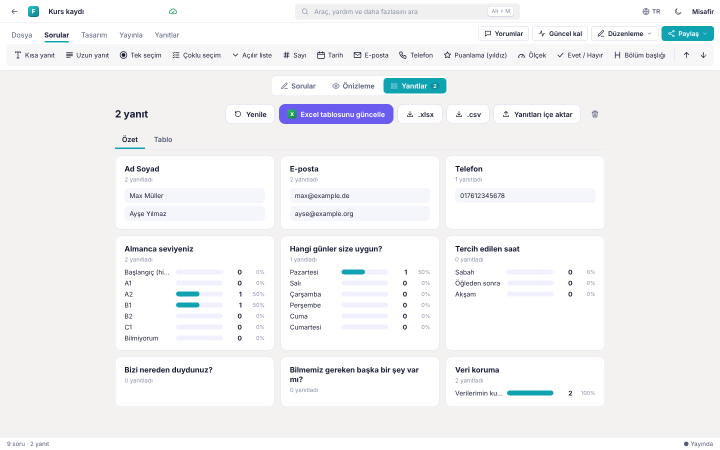
#> input picture form-werkzeug-antworten.png, 1440 x 900 px, given in place of icon-512.png, which was not available (shown at 1/2 size)
$ python icons.py ../.. ../../form-werkzeug.png
#> lines starting #> are read from the running program, lines starting #| are printed output that depends on the picture
"""Launcher icons and splash screens for the Android app from public/assets (Pillow).
   python3 scripts/icons.py <public/assets> <android/app/src/main/res>"""
import glob, os, sys
from PIL import Image
assets, res = sys.argv[1], sys.argv[2]
icon = Image.open(os.path.join(assets, 'icon-512.png')).convert('RGBA')
mask = Image.open(os.path.join(assets, 'icon-maskable-512.png')).convert('RGBA')
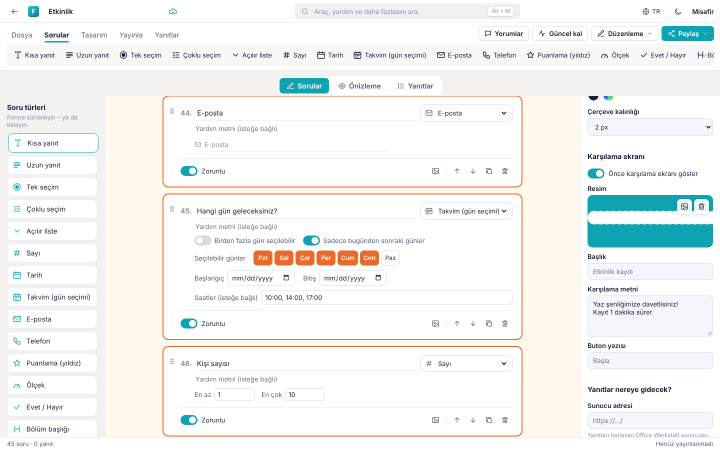
#> input picture form-werkzeug.png, 1440 x 900 px, given in place of icon-maskable-512.png, which was not available (shown at 1/2 size)
for d, n in {'mdpi': 48, 'hdpi': 72, 'xhdpi': 96, 'xxhdpi': 144, 'xxxhdpi': 192}.items():
    p = os.path.join(res, 'mipmap-' + d)
    os.makedirs(p, exist_ok=True)
    icon.resize((n, n), Image.LANCZOS).save(os.path.join(p, 'ic_launcher.png'))
    icon.resize((n, n), Image.LANCZOS).save(os.path.join(p, 'ic_launcher_round.png'))
    f = n * 9 // 4   # adaptive icon layer: 108dp, the maskable icon keeps its content in the safe zone
    mask.resize((f, f), Image.LANCZOS).save(os.path.join(p, 'ic_launcher_foreground.png'))
#> this loop made 5 passes
#> pass 1, `icon.resize((n, n), Image.LANCZOS).save(os.path.join(p, 'ic_launcher.p..`:
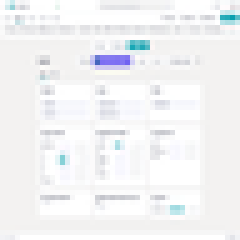
#> saved as ic_launcher.png: PIL image 48x48 RGBA (shown 5 times larger); mean R, G, B, A 242.3, 243.1, 244.5, 255
#> pass 1, `mask.resize((f, f), Image.LANCZOS).save(os.path.join(p, 'ic_launcher_f..`:
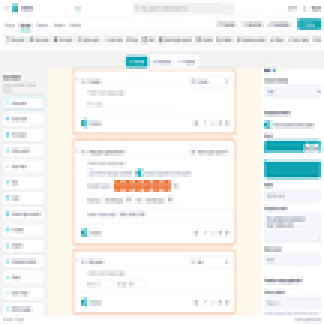
#> saved as ic_launcher_foreground.png: PIL image 108x108 RGBA (shown 3 times larger); mean R, G, B, A 243, 243.7, 242.3, 255
#> pass 2, `icon.resize((n, n), Image.LANCZOS).save(os.path.join(p, 'ic_launcher.p..`:
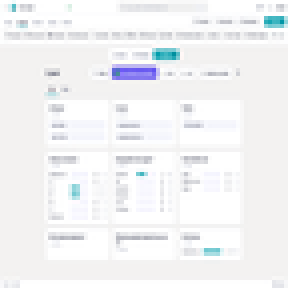
#> saved as ic_launcher.png: PIL image 72x72 RGBA (shown 4 times larger); mean R, G, B, A 242.3, 243, 244.5, 255
#> pass 2, `mask.resize((f, f), Image.LANCZOS).save(os.path.join(p, 'ic_launcher_f..`:
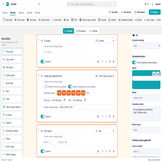
#> saved as ic_launcher_foreground.png: PIL image 162x162 RGBA; mean R, G, B, A 243, 243.7, 242.4, 255
for p in glob.glob(os.path.join(res, 'drawable*', 'splash.png')):
    w, h = Image.open(p).size
    bg = Image.new('RGBA', (w, h), (255, 255, 255, 255))
    n = int(min(w, h) * 0.28)
    bg.alpha_composite(icon.resize((n, n), Image.LANCZOS), ((w - n) // 2, (h - n) // 2))
    bg.convert('RGB').save(p, optimize=True)
print('icons and splash screens written')
